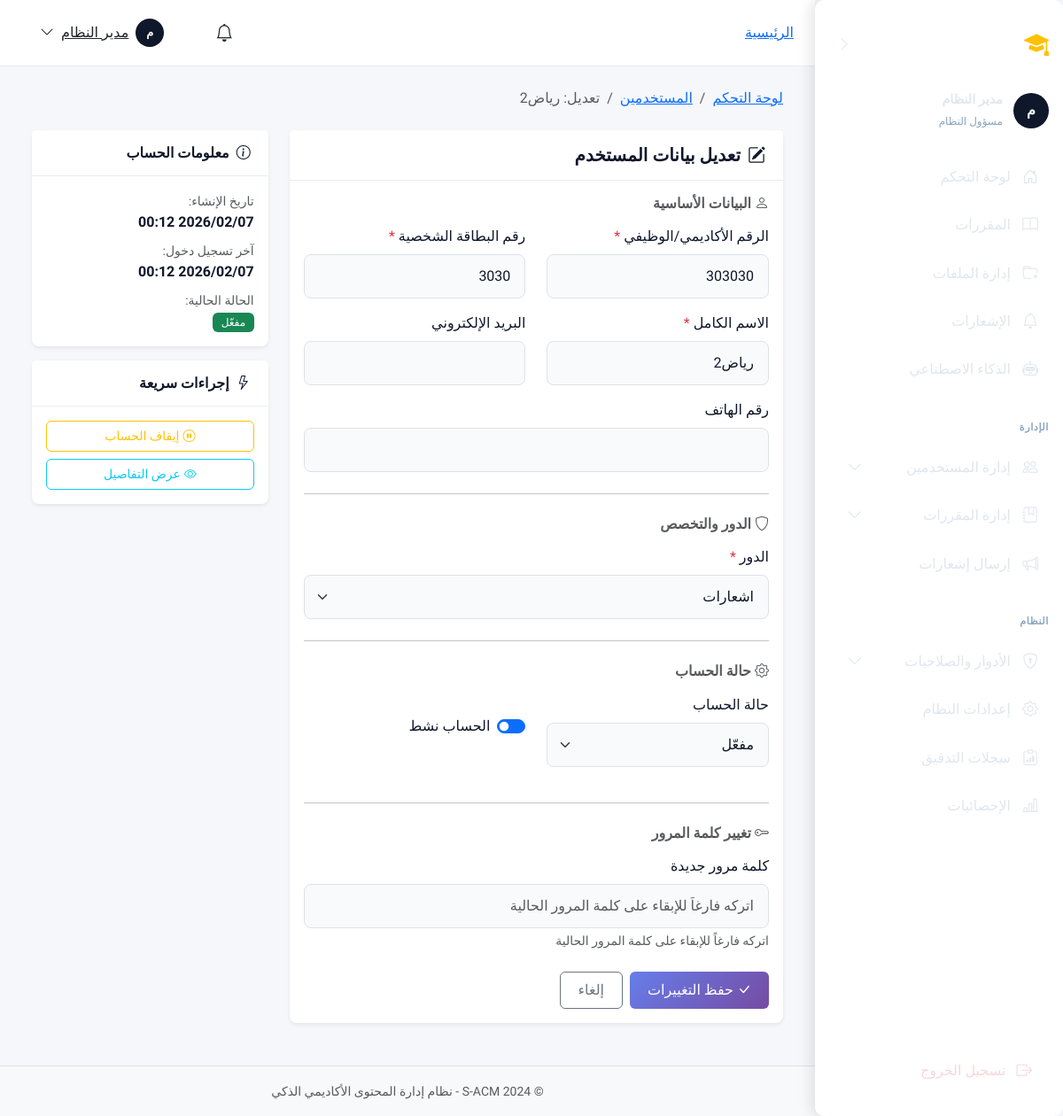
/accounts/admin/users/20/edit/ (signed in), run on the app's committed database.
### apps/accounts/models.py (models this page shows, shortened)
class User(AbstractBaseUser, PermissionsMixin):
    ACCOUNT_STATUS_CHOICES = [
        ('inactive', 'غير مفعّل'),
        ('active', 'مفعّل'),
        ('suspended', 'موقوف'),
    ]
    academic_id = models.CharField(
        max_length=50,
        unique=True,
        verbose_name='الرقم الأكاديمي/الوظيفي',
        help_text='الرقم الأكاديمي للطالب أو الرقم الوظيفي للموظف'
    )
    id_card_number = models.CharField(
        max_length=50,
        unique=True,
        verbose_name='رقم البطاقة الشخصية',
        help_text='يستخدم للتحقق من الهوية عند التفعيل'
    )
    full_name = models.CharField(
        max_length=150,
        verbose_name='الاسم الكامل'
    )
    email = models.EmailField(
        unique=True,
        blank=True,
        null=True,
        verbose_name='البريد الإلكتروني',
        help_text='يتم تعيينه عند التفعيل'
    )
    account_status = models.CharField(
        max_length=20,
        choices=ACCOUNT_STATUS_CHOICES,
        default='inactive',
        verbose_name='حالة الحساب'
    )
    role = models.ForeignKey(
        Role,
        on_delete=models.PROTECT,
        related_name='users',
        verbose_name='الدور',
        null=True,
        blank=True
    )
    major = models.ForeignKey(
        Major,
        on_delete=models.SET_NULL,
        related_name='students',
        verbose_name='التخصص',
        null=True,
        blank=True,
        help_text='للطلاب فقط'
    )
    level = models.ForeignKey(
        Level,
        on_delete=models.SET_NULL,
        related_name='students',
        verbose_name='المستوى',
        null=True,
        blank=True,
        help_text='للطلاب فقط'
    )
    is_staff = models.BooleanField(default=False, verbose_name='موظف')
    is_active = models.BooleanField(default=True, verbose_name='نشط')
    date_joined = models.DateTimeField(default=timezone.now, verbose_name='تاريخ الانضمام')
    last_login = models.DateTimeField(null=True, blank=True, verbose_name='آخر تسجيل دخول')
    profile_picture = models.ImageField(
        upload_to='profiles/',
        blank=True,
        null=True,
        verbose_name='صورة الملف الشخصي'
    )
    phone_number = models.CharField(
        max_length=20,
        blank=True,
        null=True,
        verbose_name='رقم الهاتف'
    )
    objects = UserManager()
    USERNAME_FIELD = 'academic_id'
    REQUIRED_FIELDS = ['full_name', 'id_card_number']
    class Meta:
        db_table = 'users'
        verbose_name = 'مستخدم'
        verbose_name_plural = 'المستخدمون'
        indexes = [
            models.Index(fields=['academic_id']),
            models.Index(fields=['email']),
            models.Index(fields=['account_status']),
        ]
    def is_admin(self):
        return self.role and self.role.code == Role.ADMIN
    def is_instructor(self):
        return self.role and self.role.code == Role.INSTRUCTOR
    def is_student(self):
        return self.role and self.role.code == Role.STUDENT

class Role(models.Model):
    ADMIN = 'admin'
    INSTRUCTOR = 'instructor'
    STUDENT = 'student'
    code = models.CharField(
        max_length=50,
        unique=True,
        verbose_name='كود الدور',
        help_text='معرف فريد للدور (بالإنجليزية، مثل: admin, instructor)'
    )
    display_name = models.CharField(
        max_length=100,
        verbose_name='اسم العرض',
        help_text='الاسم الذي يظهر للمستخدم'
    )
    description = models.TextField(
        blank=True,
        null=True,
        verbose_name='وصف الدور'
    )
    is_system = models.BooleanField(
        default=False,
        verbose_name='دور نظام',
        help_text='الأدوار الافتراضية التي لا يمكن حذفها'
    )
    is_active = models.BooleanField(
        default=True,
        verbose_name='نشط'
    )
    created_at = models.DateTimeField(auto_now_add=True, verbose_name='تاريخ الإنشاء')
    updated_at = models.DateTimeField(auto_now=True, verbose_name='تاريخ التحديث')
    class Meta:
        db_table = 'roles'
        verbose_name = 'دور'
        verbose_name_plural = 'الأدوار'
        ordering = ['-is_system', 'display_name']
    def __str__(self):
        return self.display_name

### apps/accounts/views/admin.py (the view, shortened to what this page needs)
# urls.py: path('admin/users/<int:pk>/edit/', views.UserUpdateView.as_view(), name='admin_user_edit'),
class UserUpdateView(LoginRequiredMixin, AdminRequiredMixin, UpdateView):
    model = User
    form_class = AdminUserEditForm
    template_name = 'admin_panel/users/edit.html'
    success_url = reverse_lazy('accounts:admin_user_list')

### templates/admin_panel/users/edit.html (shortened to what this page needs)
{% extends 'layouts/dashboard_base.html' %}
{% load static %}
{% block dashboard_content %}
<div class="container-fluid">
    <nav aria-label="breadcrumb" class="mb-4">
        <ol class="breadcrumb">
            <li class="breadcrumb-item"><a href="{% url 'accounts:admin_dashboard' %}">لوحة التحكم</a></li>
            <li class="breadcrumb-item"><a href="{% url 'accounts:admin_user_list' %}">المستخدمين</a></li>
            <li class="breadcrumb-item active">تعديل: {{ object.full_name }}</li>
        </ol>
    </nav>
    <div class="row">
        <div class="col-lg-8">
            <div class="card border-0 shadow-sm">
                <div class="card-header bg-white">
                    <h5 class="mb-0">
                        <i class="bi bi-pencil-square me-2"></i>تعديل بيانات المستخدم
                    </h5>
                </div>
                <div class="card-body">
                    <form method="post" novalidate>
                        <h6 class="text-muted mb-3"><i class="bi bi-person me-1"></i>البيانات الأساسية</h6>
                        <div class="row">
                            <div class="col-md-6 mb-3">
                                <label for="id_academic_id" class="form-label">الرقم الأكاديمي/الوظيفي <span class="text-danger">*</span></label>
                                {{ form.academic_id }}
                            </div>
                            <div class="col-md-6 mb-3">
                                <label for="id_id_card_number" class="form-label">رقم البطاقة الشخصية <span class="text-danger">*</span></label>
                                {{ form.id_card_number }}
                            </div>
                        </div>
                        <div class="row">
                            <div class="col-md-6 mb-3">
                                <label for="id_full_name" class="form-label">الاسم الكامل <span class="text-danger">*</span></label>
                                {{ form.full_name }}
                            </div>
                            <div class="col-md-6 mb-3">
                                <label for="id_email" class="form-label">البريد الإلكتروني</label>
                                {{ form.email }}
                            </div>
                        </div>
                        <div class="mb-3">
                            <label for="id_phone_number" class="form-label">رقم الهاتف</label>
                            {{ form.phone_number }}
                        </div>
                        <hr class="my-4">
                        <h6 class="text-muted mb-3"><i class="bi bi-shield me-1"></i>الدور والتخصص</h6>
                        <div class="mb-3">
                            <label for="id_role" class="form-label">الدور <span class="text-danger">*</span></label>
                            {{ form.role }}
                        </div>
                        <hr class="my-4">
                        <h6 class="text-muted mb-3"><i class="bi bi-gear me-1"></i>حالة الحساب</h6>
                        <div class="row">
                            <div class="col-md-6 mb-3">
                                <label for="id_account_status" class="form-label">حالة الحساب</label>
                                {{ form.account_status }}
                            </div>
                            <div class="col-md-6 mb-3">
                                <div class="form-check form-switch mt-4">
                                    {{ form.is_active }}
                                    <label class="form-check-label" for="id_is_active">الحساب نشط</label>
                                </div>
                            </div>
                        </div>
                        <hr class="my-4">
                        <h6 class="text-muted mb-3"><i class="bi bi-key me-1"></i>تغيير كلمة المرور</h6>
                        <div class="mb-3">
                            <label for="id_new_password" class="form-label">كلمة مرور جديدة</label>
                            {{ form.new_password }}
                            <div class="form-text">اتركه فارغاً للإبقاء على كلمة المرور الحالية</div>
                        </div>
                        <div class="d-flex gap-2 mt-4">
                            <button type="submit" class="btn btn-primary">
                                <i class="bi bi-check-lg me-1"></i>حفظ التغييرات
                            </button>
                            <a href="{% url 'accounts:admin_user_list' %}" class="btn btn-outline-secondary">
                                إلغاء
                            </a>
                        </div>
                    </form>
                </div>
            </div>
        </div>
        <div class="col-lg-4">
            <div class="card border-0 shadow-sm mb-3">
                <div class="card-header bg-white">
                    <h6 class="mb-0"><i class="bi bi-info-circle me-2"></i>معلومات الحساب</h6>
                </div>
                <div class="card-body">
                    <ul class="list-unstyled mb-0">
                        <li class="mb-2">
                            <small class="text-muted">تاريخ الإنشاء:</small><br>
                            <strong>{{ object.date_joined|date:"Y/m/d H:i" }}</strong>
                        </li>
                        <li class="mb-2">
                            <small class="text-muted">آخر تسجيل دخول:</small><br>
                            <strong>{{ object.last_login|date:"Y/m/d H:i"|default:"لم يسجل دخول بعد" }}</strong>
                        </li>
                        <li>
                            <small class="text-muted">الحالة الحالية:</small><br>
                            {% if object.account_status == 'active' %}
                            <span class="badge bg-success">مفعّل</span>
                            {% elif object.account_status == 'inactive' %}
                            <span class="badge bg-warning text-dark">غير مفعّل</span>
                            {% else %}
                            <span class="badge bg-danger">موقوف</span>
                            {% endif %}
                        </li>
                    </ul>
                </div>
            </div>
            <div class="card border-0 shadow-sm">
                <div class="card-header bg-white">
                    <h6 class="mb-0"><i class="bi bi-lightning me-2"></i>إجراءات سريعة</h6>
                </div>
                <div class="card-body">
                    <div class="d-grid gap-2">
                        {% if object.account_status == 'active' %}
                        <a href="{% url 'accounts:admin_user_suspend' object.pk %}"
                           class="btn btn-outline-warning btn-sm"
                           onclick="return confirm('هل أنت متأكد من إيقاف هذا الحساب؟')">
                            <i class="bi bi-pause-circle me-1"></i>إيقاف الحساب
                        </a>
                        {% elif object.account_status == 'suspended' %}
                        <a href="{% url 'accounts:admin_user_activate' object.pk %}"
                           class="btn btn-outline-success btn-sm">
                            <i class="bi bi-play-circle me-1"></i>تفعيل الحساب
                        </a>
                        {% endif %}
                        <a href="{% url 'accounts:admin_user_detail' object.pk %}"
                           class="btn btn-outline-info btn-sm">
                            <i class="bi bi-eye me-1"></i>عرض التفاصيل
                        </a>
                    </div>
                </div>
            </div>
        </div>
    </div>
</div>
{% endblock %}

### templates/layouts/dashboard_base.html (shortened to what this page needs)
{% extends 'base.html' %}
{% load static %}
{% load permissions %}
{% block extra_css %}
<link href="{% static 'css/sidebar.css' %}" rel="stylesheet">
<link href="{% static 'css/dashboard.css' %}" rel="stylesheet">
{% endblock %}
{% block body_class %}dashboard-page{% endblock %}
{% block content %}
<div class="dashboard-layout">
    {% include 'components/sidebar.html' %}
    <div class="dashboard-content">
        <header class="dashboard-navbar">
            {% block breadcrumb %}
            <nav aria-label="breadcrumb" class="d-none d-md-block">
                <ol class="breadcrumb mb-0">
                    <li class="breadcrumb-item"><a href="{% url 'core:dashboard' %}">الرئيسية</a></li>
                </ol>
            </nav>
            {% endblock %}
            <div class="d-flex align-items-center gap-3 ms-auto">
                <div class="dropdown">
                    <a class="btn btn-link position-relative text-dark" href="#" data-bs-toggle="dropdown">
                        <i class="bi bi-bell fs-5"></i>
                    </a>
                </div>
                <div class="dropdown">
                    <a class="btn btn-link text-dark d-flex align-items-center gap-2" href="#"
                        data-bs-toggle="dropdown">
                        <div class="avatar-circle bg-primary text-white"
                            style="width: 32px; height: 32px; font-size: 0.8rem;">
                            {{ request.user.full_name|slice:":1"|upper }}
                        </div>
                        <span class="d-none d-lg-inline">{{ request.user.full_name|truncatechars:15 }}</span>
                        <i class="bi bi-chevron-down"></i>
                    </a>
                </div>
            </div>
        </header>
        <main class="flex-grow-1 p-4" id="main-content">
            {% block dashboard_content %}{% endblock %}
        </main>
        <footer class="dashboard-footer text-center py-3 border-top bg-light">
            <small class="text-muted">© 2024 S-ACM - نظام إدارة المحتوى الأكاديمي الذكي</small>
        </footer>
    </div>
</div>
{% endblock %}

### templates/components/sidebar.html (shortened to what this page needs)
{% load permissions %}
<aside class="sidebar d-none d-md-flex" id="desktopSidebar" data-collapsed="false">
    <div class="sidebar-header">
        <a href="{% url 'core:home' %}" class="sidebar-brand">
            <i class="bi bi-mortarboard-fill brand-icon"></i>
            <span class="brand-text">S-ACM</span>
        </a>
        <button type="button" class="btn btn-link sidebar-toggle" id="sidebarToggle" aria-label="طي القائمة">
            <i class="bi bi-chevron-right toggle-icon"></i>
        </button>
    </div>
    <div class="sidebar-user">
        <div class="avatar-circle bg-primary text-white">
            {{ request.user.full_name|slice:":1"|upper }}
        </div>
        <div class="user-info">
            <div class="user-name">{{ request.user.full_name|truncatechars:20 }}</div>
            <small class="user-role">{{ user_role|default:"مستخدم" }}</small>
        </div>
    </div>
    <nav class="sidebar-nav flex-grow-1">
        {% include 'components/_sidebar_menu.html' with collapsed=False %}
    </nav>
    <div class="sidebar-footer">
        <a href="{% url 'accounts:logout' %}" class="sidebar-link logout-link">
            <i class="bi bi-box-arrow-right"></i>
            <span class="link-text">تسجيل الخروج</span>
        </a>
    </div>
</aside>

### data on the page
User: user.full_name "م", user.full_name "مدير النظام"
Role: display_name "مسؤول النظام"
User: full_name "رياض2", academic_id "303030", id_card_number "3030", role "اشعارات", account_status "مفعّل", is_active "☑", date_joined "2026/02/07 00:12", last_login "2026/02/07 00:12"

### other printed values
{{ item.label|default:item.title }} "لوحة التحكم" "المقررات" "إدارة الملفات" "الإشعارات" "الذكاء الاصطناعي" "إرسال إشعارات" "إعدادات النظام" "سجلات التدقيق" "الإحصائيات"
{{ item.label|default:item.title|slice:"4:-4" }} "الإدارة" "النظام"
{{ item.label|default:item.title }} "إدارة المستخدمين" "إدارة المقررات" "الأدوار والصلاحيات"
